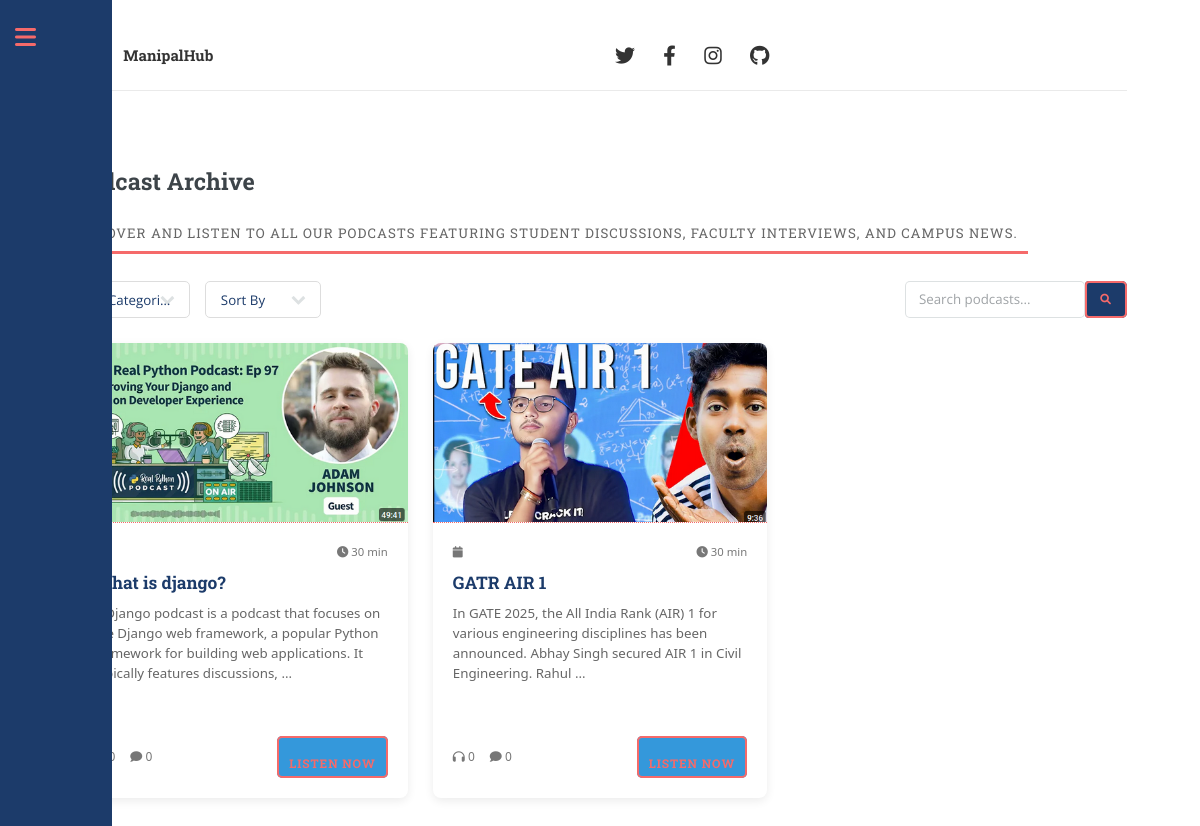
/podcast/, run on the app's committed database.
### content/models.py (models this page shows, shortened)
class Podcast(models.Model):
    CATEGORY_CHOICES = [
        ('talk', 'Talk Show'),
        ('interview', 'Interview'),
        ('educational', 'Educational'),
        ('news', 'News'),
        ('entertainment', 'Entertainment'),
        ('other', 'Other'),
    ]
    title = models.CharField(
        max_length=256,
        verbose_name=_('Title :'),
        unique=True,
        default='Untitled Podcast'
    )
    slug = models.SlugField(
        max_length=256,
        verbose_name=_('Slug :'),
        unique=True,
        default='untitled-podcast'
    )
    thumbnail = models.ImageField(
        upload_to='content/podcast/thumbnail/',
        verbose_name=_('Thumbnail :'),
        default='default-podcast-thumbnail.png'
    )
    publish = models.BooleanField(
        verbose_name=_('Publish :'),
        default=True,
        help_text=_('Will this audio be published?')
    )
    audio = models.CharField(
        max_length=256,
        verbose_name=_('Video link :'),
        default='https://www.youtube.com/embed/dQw4w9WgXcQ'
    )
    category = models.CharField(
        max_length=32,
        choices=CATEGORY_CHOICES,
        default='other',
        verbose_name=_('Category :')
    )
    content = RichTextUploadingField(
        default='Write your podcast description here...'
    )
    class Meta:
        verbose_name = _('Podcast')
        verbose_name_plural = _('Podcasts')

### content/views.py (the view)
# urls.py: path('podcast/', views.Podcast.as_view(), name='podcast'),
class Podcast(generic.ListView):
    model = models.Podcast
    template_name = 'podcast_archive.html'

### content/context_processors.py (called while the page is built)
def show_system_content(request):
    return {
        'blog_categories': models.BlogCategory.objects.all(),
        'videocast_categories': models.VideocastCategory.objects.all(),
        'podcast_categories': models.PodcastCategory.objects.all(),
        'podcasts': models.Podcast.objects.order_by('-pk').filter(publish=True)[:2],
        'config': config
    }

### templates/podcast_archive.html (shortened to what this page needs)
{% extends 'base.html' %}
{% load i18n %}
{% block content %}
    <section id="archive">
        <header class="major">
            <h2>{% translate 'Podcast Archive' %}</h2>
            <p class="archive-description">Discover and listen to all our podcasts featuring student discussions, faculty interviews, and campus news.</p>
        </header>
        <div class="filter-container">
            <div class="filter-options">
                <select class="filter-select">
                    <option value="">All Categories</option>
                </select>
                <select class="filter-select">
                    <option value="">Sort By</option>
                </select>
            </div>
            <div class="search-podcast">
                <input type="text" placeholder="Search podcasts..." class="podcast-search">
                <button class="search-button"><i class="fa fa-search"></i></button>
            </div>
        </div>
        <div class="podcast-grid">
            {% for object in object_list %}
                <article class="podcast-card">
                    <a href="{% url 'content:podcast_single' object.slug %}" class="podcast-image" title="{{ object.title }}">
                        <img src="{{ object.thumbnail.url }}" alt="{{ object.title }}"/>
                    </a>
                    <div class="podcast-content">
                        <div class="podcast-meta">
                            <span class="podcast-date"><i class="fa fa-calendar"></i> {{ object.created_at|date:"M d, Y" }}</span>
                            <span class="podcast-duration"><i class="fa fa-clock"></i> {{ object.duration|default:"30 min" }}</span>
                        </div>
                        <h3 class="podcast-title">{{ object.title }}</h3>
                        <div class="podcast-excerpt">{{ object.content | safe | truncatewords_html:25 }}</div>
                        <div class="podcast-footer">
                            <div class="podcast-stats">
                                <span><i class="fa fa-headphones"></i> {{ object.listen_count|default:"0" }}</span>
                                <span><i class="fa fa-comment"></i> {{ object.comment_count|default:"0" }}</span>
                            </div>
                            <a href="{% url 'content:podcast_single' object.slug %}" class="button" title="{{ object.title }}">
                            </a>
                        </div>
                    </div>
                </article>
            {% empty %}
                <div class="no-podcasts">
                    <i class="fa fa-podcast fa-3x"></i>
                    <p>No podcasts found. Check back soon for new content!</p>
                </div>
            {% endfor %}
        </div>
    </section>
{% endblock %}

### templates/static/assets/css/main.css (style rules this page uses)
html, body, div, span, applet, object, iframe, h1, h2, h3, h4, h5, h6, p, blockquote, pre, a, abbr, acronym, address, big, cite, code, del, dfn, em, img, ins, kbd, q, s, samp, small, strike, strong, sub, sup, tt, var, b, u, i, center, dl, dt, dd, ol, ul, li, fieldset, form, label, legend, table, caption, tbody, tfoot, thead, tr, th, td, article, aside, canvas, details, embed, figure, figcaption, footer, header, hgroup, menu, nav, output, ruby, section, summary, time, mark, audio, video { margin: 0; padding: 0; border: 0; font-size: 100%; font: inherit; vertical-align: baseline; }
article, aside, details, figcaption, figure, footer, header, hgroup, menu, nav, section { display: block; }
body { line-height: 1; }
body { -webkit-text-size-adjust: none; }
input, select, textarea { -moz-appearance: none; -webkit-appearance: none; -ms-appearance: none; appearance: none; }
body { -ms-overflow-style: scrollbar; }
html { box-sizing: border-box; }
*, *:before, *:after { box-sizing: inherit; }
body { background: #ffffff; }
body, input, select, textarea { color: #7f888f; font-family: "Open Sans", sans-serif; font-size: 13pt; font-weight: 400; line-height: 1.65; }
@media screen and (max-width: 1680px) { body, input, select, textarea { font-size: 11pt; } }
@media screen and (max-width: 1280px) { body, input, select, textarea { font-size: 10pt; } }
a { -moz-transition: color 0.2s ease-in-out, border-bottom-color 0.2s ease-in-out; -webkit-transition: color 0.2s ease-in-out, border-bottom-color 0.2s ease-in-out; -ms-transition: color 0.2s ease-in-out, border-bottom-color 0.2s ease-in-out; transition: color 0.2s ease-in-out, border-bottom-color 0.2s ease-in-out; border-bottom: dotted 1px; color: #f56a6a; text-decoration: none; }
em, i { font-style: italic; }
p { margin: 0 0 2em 0; }
h1, h2, h3, h4, h5, h6 { color: #3d4449; font-family: "Roboto Slab", serif; font-weight: 700; line-height: 1.5; margin: 0 0 1em 0; }
h2 { font-size: 1.75em; }
h3 { font-size: 1.25em; }
header p { font-family: "Roboto Slab", serif; font-size: 1em; font-weight: 400; letter-spacing: 0.075em; margin-top: -0.5em; text-transform: uppercase; }
header.major > :last-child { border-bottom: solid 3px #f56a6a; display: inline-block; margin: 0 0 2em 0; padding: 0 0.75em 0.5em 0; }
input[type="text"], input[type="password"], input[type="email"], input[type="tel"], input[type="search"], input[type="url"], select, textarea { -moz-appearance: none; -webkit-appearance: none; -ms-appearance: none; appearance: none; background: #ffffff; border-radius: 0.375em; border: none; border: solid 1px rgba(210, 215, 217, 0.75); color: inherit; display: block; outline: 0; padding: 0 1em; text-decoration: none; width: 100%; }
select { background-size: 1.25em; background-repeat: no-repeat; background-position: calc(100% - 1em) center; height: 2.75em; padding-right: 2.75em; text-overflow: ellipsis; }
select option { color: #3d4449; background: #ffffff; }
input[type="text"], input[type="password"], input[type="email"], input[type="tel"], input[type="search"], input[type="url"], select { height: 2.75em; }
input[type="submit"], input[type="reset"], input[type="button"], button, .button { -moz-appearance: none; -webkit-appearance: none; -ms-appearance: none; appearance: none; -moz-transition: background-color 0.2s ease-in-out, color 0.2s ease-in-out; -webkit-transition: background-color 0.2s ease-in-out, color 0.2s ease-in-out; -ms-transition: background-color 0.2s ease-in-out, color 0.2s ease-in-out; transition: background-color 0.2s ease-in-out, color 0.2s ease-in-out; background-color: transparent; border-radius: 0.375em; border: 0; box-shadow: inset 0 0 0 2px #f56a6a; color: #f56a6a !important; cursor: pointer; display: inline-block; font-family: "Roboto Slab", serif; font-size: 0.8em; font-weight: 700; height: 3.5em; letter-spacing: 0.075em; line-height: 3.5em; padding: 0 2.25em; text-align: center; text-decoration: none; text-transform: uppercase; white-space: nowrap; }
#main > .inner > section { padding: 6em 0 4em 0 ; border-top: solid 2px rgba(210, 215, 217, 0.75); }
#main > .inner > section:first-of-type { border-top: 0 !important; }
@media screen and (max-width: 1680px) { #main > .inner > section { padding: 5em 0 3em 0 ; } }
@media screen and (max-width: 1280px) { #main > .inner > section { padding: 4em 0 2em 0 ; } }

### data on the page
Podcast: thumbnail (picture), duration "30 min", title "What is django?", content "A Django podcast is a podcast that focuses on the Django web framework, a popular Python framework for building web applications. It typically features discussions, …", comment_count "0"
Podcast: thumbnail (picture), duration "30 min", title "GATR AIR 1", content "In GATE 2025, the All India Rank (AIR) 1 for various engineering disciplines has been announced. Abhay Singh secured AIR 1 in Civil Engineering. Rahul …", listen_count "0", comment_count "0"
